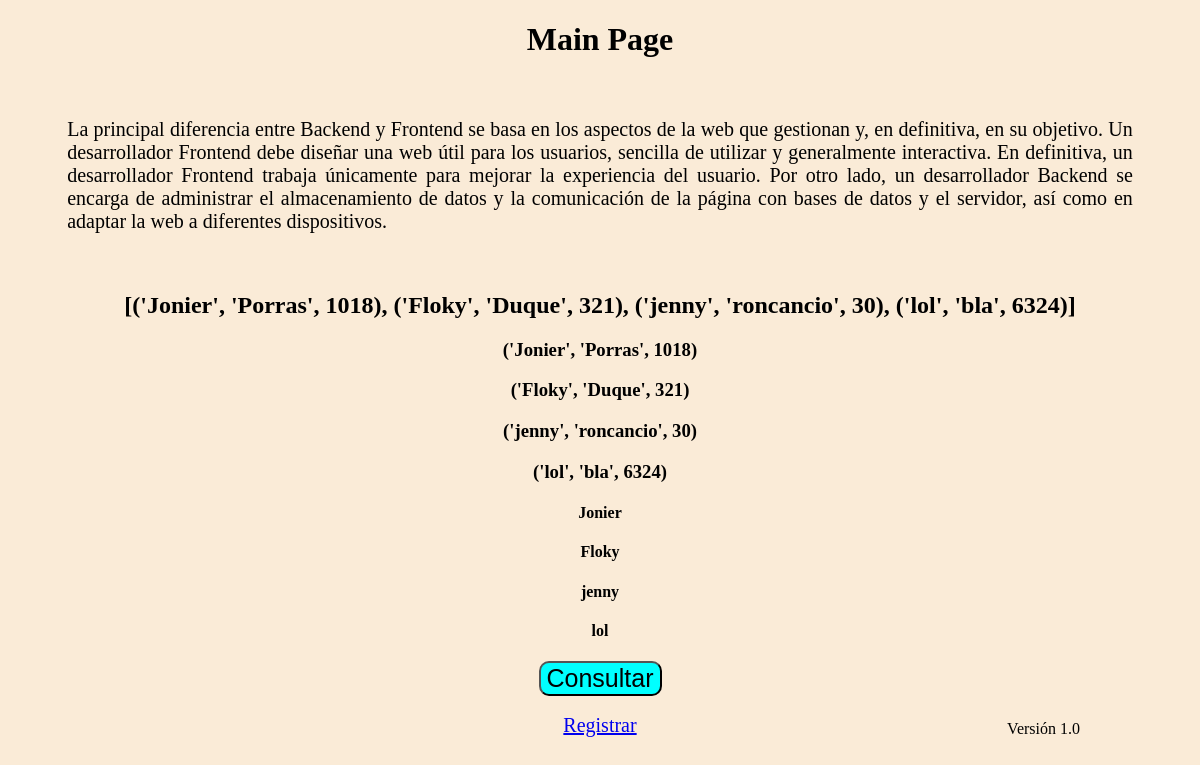
The app's page /consultar with its own data.
### tables this page shows
CREATE TABLE usuarios (nombre VARCHAR(20) NOT NULL, apellido VARCHAR(20), cedula INT PRIMARY KEY);

### server.py (the view)
@app.route('/consultar')
def consulta():
    resultados = dbConexion.queryTable()
    return render_template('index.html', mes=resultados)

### dbConexion.py (called while the page is built)
def queryTable():
    global instSQL
    instSQL = "SELECT * FROM usuarios;"
    cur.execute(instSQL)
    resultados = cur.fetchall()
    print(resultados)
    return resultados

### templates/index.html (shortened to what this page needs)
<!DOCTYPE html>
<html lang="en">
<head>
    <link rel="stylesheet" href="/static/css/styleIndex.css">
</head>
<body>
    <h1> Main Page </h1>
    <p> La principal diferencia entre Backend y Frontend se basa en los aspectos de la web que gestionan y, en definitiva, en su objetivo. Un desarrollador Frontend debe diseñar una web útil para los usuarios, sencilla de utilizar y generalmente interactiva.
        En definitiva, un desarrollador Frontend trabaja únicamente para mejorar la experiencia del usuario. Por otro lado, un desarrollador Backend se encarga de administrar el almacenamiento de datos y la comunicación de la página con bases de datos y el servidor, así como en adaptar la web a diferentes dispositivos. </p>
    {% if mes!= "": %}
        <h2> {{mes}} </h2>
        {% for data in mes: %}
        <h3> {{ data }}</h3>
        {% endfor %}
        {% for data in mes: %}
        <h4> {{ data[0] }} </h4>
        {% endfor %}
    {% endif %}
    <button type="submit" id="btnConsultar"> Consultar </button>
    <br><br>
    <a href="formulario"> Registrar </a>
    <footer> Versión 1.0 </footer>
</body>
</html>

### static/css/styleIndex.css (style rules this page uses)
body { background-color: antiquewhite; text-align: center; }
button { font-size: 25px; background-color: aqua; border-radius: 10px; }
p { text-align: justify; margin: 5%; font-size: 20px; }
a { font-size: 20px; }
footer { position: absolute; top:90%; right: 10%; }

### records on screen
usuarios: data "('Jonier', 'Porras', 1018)", nombre "Jonier"
usuarios: data "('Floky', 'Duque', 321)", nombre "Floky"
usuarios: data "('jenny', 'roncancio', 30)", nombre "jenny"
usuarios: data "('lol', 'bla', 6324)", nombre "lol"

### other values on screen
{{ mes }} "[('Jonier', 'Porras', 1018), ('Floky', 'Duque', 321), ('jenny', 'roncancio', 30), ('lol', 'bla', 6324)]"
